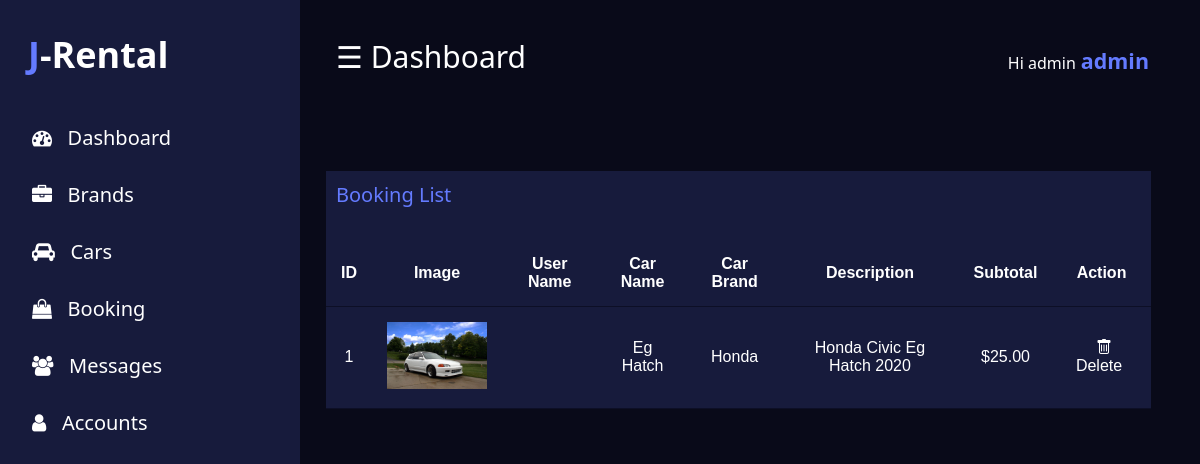
Page /admin/book.php (signed in) on the committed database.
### tables this page shows
CREATE TABLE `bookings` (
  `id` int(11) NOT NULL,
  `user_name` varchar(255) NOT NULL,
  `car_name` varchar(255) NOT NULL,
  `car_brand` varchar(255) NOT NULL,
  `description` varchar(255) NOT NULL,
  `subtotal` decimal(10,2) NOT NULL,
  `image_path` varchar(255) NOT NULL,
  `created_at` timestamp NOT NULL DEFAULT CURRENT_TIMESTAMP
);

CREATE TABLE `brands` (
  `brand_id` int(11) NOT NULL,
  `brand_name` varchar(255) NOT NULL
);

### backend/action.php (called while the page is built, shortened)
<?php
class Brand {
    public function getBrands() {
        $config = new Config();
        $conn = $config->getConnection();
        $query = "SELECT * FROM brands";
        $stmt = $conn->query($query);
        $brands = $stmt->fetchAll(PDO::FETCH_ASSOC);
        return $brands;
    }
}
class SaveBooking {
    private $connection;
    public function __construct($db) {
        $this->connection = $db;
    }
    public function getAllBookings() {
        $conn = $this->connection;
        $query = "SELECT * FROM bookings";
        $stmt = $conn->prepare($query);
        $stmt->execute();
        return $stmt->fetchAll(PDO::FETCH_ASSOC);
    }
    public function getBrandName($brands, $brandId) {
        foreach ($brands as $brand) {
            if ($brand['brand_id'] == $brandId) {
                return $brand['brand_name'];
            }
        }
        return '';
    }
}
$config = new Config();
$db = $config->getConnection();
$bookingManager = new SaveBooking($db);
$bookings = $bookingManager->getAllBookings();
?>

### admin/book.php (the view, shortened to what this page needs)
<?php
  include 'header.php'
?>
</div>
	<br/>
	<br/><br/>
	<div class="col-div-12">
		<div class="box-8">
      <div class="content-box">
        <p>Booking List</p>
        <br/>
        <?php
            $config = new Config();
            $db = $config->getConnection();
            $brand = new Brand($db);
            $brands = $brand->getBrands();
        ?>
        <table>
            <tr>
                <th>ID</th>
                <th>Image</th>
                <th>User Name</th>
                <th>Car Name</th>
                <th>Car Brand</th>
                <th>Description</th>
                <th>Subtotal</th>
                <th>Action</th>
            </tr>
            <?php if (count($bookings) > 0) : ?>
                <?php $idCounter = 1; ?>
                <?php foreach ($bookings as $booking) : ?>
                    <tr>
                        <td><?= $idCounter ?></td>
                        <td class="image"><img src="<?= $booking['image_path'] ?>" alt="Car Image" width="100"></td>
                        <td><?= $booking['user_name'] ?></td>
                        <td><?= $booking['car_name'] ?></td>
                        <td><?= $bookingManager->getBrandName($brands, $booking['car_brand']) ?></td>
                        <td><?= $booking['description'] ?></td>
                        <td>$<?= $booking['subtotal'] ?></td>
                        <td>
                            <a href="?delete_booking=<?= $booking['id'] ?>" class="delete_button" onclick="return confirm('Are you sure you want to delete this booking?')">
                                <i class="bi bi-trash"></i>Delete
                            </a>
                        </td>
                    </tr>
                    <?php $idCounter++; ?>
                <?php endforeach; ?>
            <?php else : ?>
                <tr>
                    <td colspan="8" style="text-align: center;">No Bookings Found!</td>
                </tr>
            <?php endif; ?>
        </table>
      </div>
	  </div>
	</div>
<?php
  include 'footer.php'
?>

### assets/admin/css/mystyle.css (style rules this page uses)
* { margin: 0; padding: 0; scroll-behavior: smooth; }
:root { --main-color: #647bff; --body-color: #090a19; --container-color: #171b3c; --heading-color: #e7f5fe; --box-color: #0d0f26; --bg-color: #fff; --text-color: #222; --glow-primary: #8f00ff; --glow-success: #86dc3d; --glow-danger: #c21808; }
a { text-decoration: none; color: var(--bg-color); cursor: pointer; }
body { margin:0px; padding: 0px; background-color: var(--body-color); overflow: hidden; font-family: system-ui; }
.bi { margin: 5px; }
.delete_button, .edit_button { padding: 5px; color: #fff; background-color: none; border: none; text-decoration: none; transition: 0.5s; }
.col-div-12 { width: 100%; }
.content-box { max-height: 680px; overflow-y: auto; }
.content-box p { margin: 0px; padding: 10px; font-size: 20px; color: var(--main-color); }
.box-8 { width: 95%; background-color: var(--container-color); height: 100px; }
.box-8 { margin-left: 10px; }
table { font-family: arial, sans-serif; border-collapse: collapse; width: 100%; color: var(--container-color); text-align: center; margin: 0 auto; }
td, th { text-align: left; padding:15px; color: var(--bg-color); border-bottom: 1px solid var(--box-color); background-color: var(--container-color); text-align: center; }
th { text-align: center; }
.image { width: 10px; height: 10px; }

### rows in the picture
bookings: image_path (picture), car_name "Eg Hatch", car_brand.brand_name "Honda", description "Honda Civic Eg Hatch 2020", subtotal "25.00"

### other values in the picture
$_SESSION['admin_name'] "Admin"
